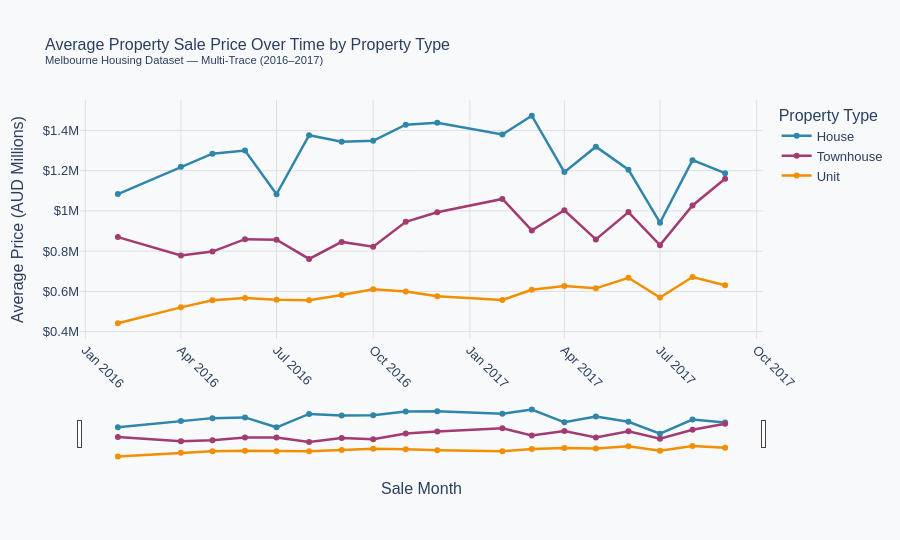

Notebook code for this chart:
### Markdown cell above
---

### Chart 2: Interactive Multi-Trace Line Chart — Average Price Over Time by Property Type

This interactive line chart is an enhanced Plotly version of **Chart 1 from Phase 1**. Instead of a single average line, this chart displays **three separate traces** — one for each property type (House, Townhouse, Unit) — allowing direct comparison of price trends over time.

**Interactivity features:**
- **Hover tooltips** — show exact month, property type, and average price
- **Multi-trace** — three lines plotted simultaneously ✦ *satisfies multi-trace requirement*
- **Click legend** — isolate any single property type
- **Range slider** — scroll through the time axis interactively
- **Zoom & pan** — focus on any time period

### Code cell
# Prepare monthly average price per property type
df['YearMonth'] = df['Date'].dt.to_period('M').astype(str)

line_df = (
    df.groupby(['YearMonth', 'PropertyType'])['Price_M']
      .mean()
      .reset_index()
      .rename(columns={'Price_M': 'Avg_Price_M'})
)
line_df = line_df.sort_values('YearMonth')

fig_line = px.line(
    line_df,
    x='YearMonth',
    y='Avg_Price_M',
    color='PropertyType',
    markers=True,
    color_discrete_map={
        'House':     '#2E86AB',
        'Townhouse': '#A23B72',
        'Unit':      '#F18F01'
    },
    hover_data={
        'YearMonth':   True,
        'Avg_Price_M': ':.2f',
        'PropertyType': True
    },
    labels={
        'YearMonth':    'Sale Month',
        'Avg_Price_M':  'Average Price (AUD Millions)',
        'PropertyType': 'Property Type'
    },
    title='Average Property Sale Price Over Time by Property Type<br><sup>Melbourne Housing Dataset — Multi-Trace (2016–2017)</sup>'
)

fig_line.update_layout(
    plot_bgcolor='#F8F9FA',
    paper_bgcolor='#F8F9FA',
    font=dict(family='Arial', size=13),
    title_font_size=16,
    hovermode='x unified',
    yaxis=dict(tickprefix='$', ticksuffix='M', gridcolor='#E0E0E0'),
    xaxis=dict(
        tickangle=45,
        gridcolor='#E0E0E0',
        rangeslider=dict(visible=True)
    ),
    height=540
)

fig_line.update_traces(line=dict(width=2.5), marker=dict(size=6))

fig_line.show()

### Figure 1 — Plotly figure (JSON) as saved in the notebook; plotly's stock layout.template omitted (floating-point values rounded to 4 significant figures)
{"data": [{"customdata": [["House"], ["House"], ["House"], ["House"], ["House"], ["House"], ["House"], ["House"], ["House"], ["House"], ["House"], ["House"], ["House"], ["House"], ["House"], ["House"], ["House"], ["House"]], "hovertemplate": "Property Type=%{customdata[0]}<br>Sale Month=%{x}<br>Average Price (AUD Millions)=%{y:.2f}<extra></extra>", "legendgroup": "House", "line": {"color": "#2E86AB", "dash": "solid", "width": 2.5}, "marker": {"size": 6, "symbol": "circle"}, "mode": "lines+markers", "name": "House", "orientation": "v", "showlegend": true, "type": "scatter", "x": ["2016-02", "2016-04", "2016-05", "2016-06", "2016-07", "2016-08", "2016-09", "2016-10", "2016-11", "2016-12", "2017-02", "2017-03", "2017-04", "2017-05", "2017-06", "2017-07", "2017-08", "2017-09"], "xaxis": "x", "y": [1.084, 1.22, 1.284, 1.3, 1.083, 1.376, 1.344, 1.348, 1.429, 1.438, 1.38, 1.473, 1.193, 1.319, 1.205, 0.9414, 1.252, 1.188], "yaxis": "y"}, {"customdata": [["Townhouse"], ["Townhouse"], ["Townhouse"], ["Townhouse"], ["Townhouse"], ["Townhouse"], ["Townhouse"], ["Townhouse"], ["Townhouse"], ["Townhouse"], ["Townhouse"], ["Townhouse"], ["Townhouse"], ["Townhouse"], ["Townhouse"], ["Townhouse"], ["Townhouse"], ["Townhouse"]], "hovertemplate": "Property Type=%{customdata[0]}<br>Sale Month=%{x}<br>Average Price (AUD Millions)=%{y:.2f}<extra></extra>", "legendgroup": "Townhouse", "line": {"color": "#A23B72", "dash": "solid", "width": 2.5}, "marker": {"size": 6, "symbol": "circle"}, "mode": "lines+markers", "name": "Townhouse", "orientation": "v", "showlegend": true, "type": "scatter", "x": ["2016-02", "2016-04", "2016-05", "2016-06", "2016-07", "2016-08", "2016-09", "2016-10", "2016-11", "2016-12", "2017-02", "2017-03", "2017-04", "2017-05", "2017-06", "2017-07", "2017-08", "2017-09"], "xaxis": "x", "y": [0.87, 0.7785, 0.7979, 0.8595, 0.8566, 0.7613, 0.8459, 0.8217, 0.9459, 0.9931, 1.06, 0.9032, 1.003, 0.8586, 0.9941, 0.83, 1.027, 1.16], "yaxis": "y"}, {"customdata": [["Unit"], ["Unit"], ["Unit"], ["Unit"], ["Unit"], ["Unit"], ["Unit"], ["Unit"], ["Unit"], ["Unit"], ["Unit"], ["Unit"], ["Unit"], ["Unit"], ["Unit"], ["Unit"], ["Unit"], ["Unit"]], "hovertemplate": "Property Type=%{customdata[0]}<br>Sale Month=%{x}<br>Average Price (AUD Millions)=%{y:.2f}<extra></extra>", "legendgroup": "Unit", "line": {"color": "#F18F01", "dash": "solid", "width": 2.5}, "marker": {"size": 6, "symbol": "circle"}, "mode": "lines+markers", "name": "Unit", "orientation": "v", "showlegend": true, "type": "scatter", "x": ["2016-02", "2016-04", "2016-05", "2016-06", "2016-07", "2016-08", "2016-09", "2016-10", "2016-11", "2016-12", "2017-02", "2017-03", "2017-04", "2017-05", "2017-06", "2017-07", "2017-08", "2017-09"], "xaxis": "x", "y": [0.4415, 0.5207, 0.5555, 0.5672, 0.5584, 0.5557, 0.5823, 0.6104, 0.5993, 0.5757, 0.5579, 0.608, 0.6266, 0.6152, 0.6679, 0.5692, 0.6713, 0.6302], "yaxis": "y"}], "layout": {"font": {"family": "Arial", "size": 13}, "height": 540, "hovermode": "x unified", "legend": {"title": {"text": "Property Type"}, "tracegroupgap": 0}, "paper_bgcolor": "#F8F9FA", "plot_bgcolor": "#F8F9FA", "title": {"font": {"size": 16}, "text": "Average Property Sale Price Over Time by Property Type<br><sup>Melbourne Housing Dataset — Multi-Trace (2016–2017)</sup>"}, "xaxis": {"anchor": "y", "domain": [0, 1], "gridcolor": "#E0E0E0", "rangeslider": {"visible": true}, "tickangle": 45, "title": {"text": "Sale Month"}}, "yaxis": {"anchor": "x", "domain": [0, 1], "gridcolor": "#E0E0E0", "tickprefix": "$", "ticksuffix": "M", "title": {"text": "Average Price (AUD Millions)"}}}}
